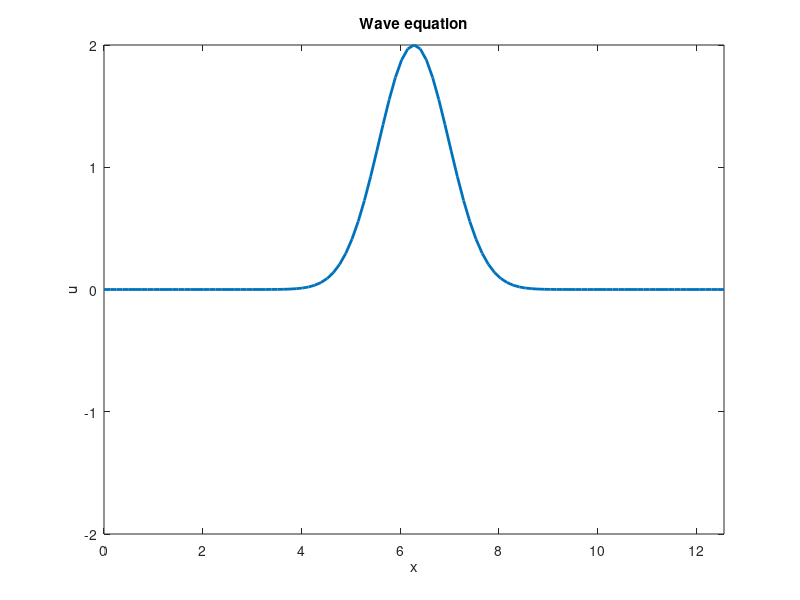

Reproduce this figure in MATLAB. (Note: this script raises an error after producing the figure.)
N = 101;
L = 4*pi;
x = linspace(0,L,N);

% It has three data set; 1: past, 2: current, 3: future.
u = zeros(N,3);
s = 0.5;

%%

% Gaussian Pulse
y = 2*exp(-(x-L/2).^2);
u(:,1) = y;
u(:,2) = y;

% Plot the initial condition.
handle_line = plot(x,u(:,2),'LineWidth',2);
axis([0,L,-2,2]);
xlabel('x'); ylabel('u');
title('Wave equation');

%%

% Dirichet Boundary conditions
u(1,:) = 0;
u(end,:) = 0;

%%

filename = 'wave.gif';
for ii=1:100
    %disp(['at ii= ', num2str(ii)]);
    u(2:end-1,3) = s*(u(3:end,2)+u(1:end-2,2)) ...
        + 2*(1-s)*u(2:end-1,2) ...
        - u(2:end-1,1);
    u(:,1) = u(:,2);
    u(:,2) = u(:,3);
    handle_line.YData = u(:,2);
    drawnow;
    frame = getframe(gcf);
    im = frame2im(frame);
    [A,map] = rgb2ind(im,256);
    if ii==1
           %imwrite(A,map,filename,'gif','LoopCount',Inf,'DelayTime',0.05);
    else
        %imwrite(A,map,filename,'gif','WriteMode','append','DelayTime',0.05);
    end
end